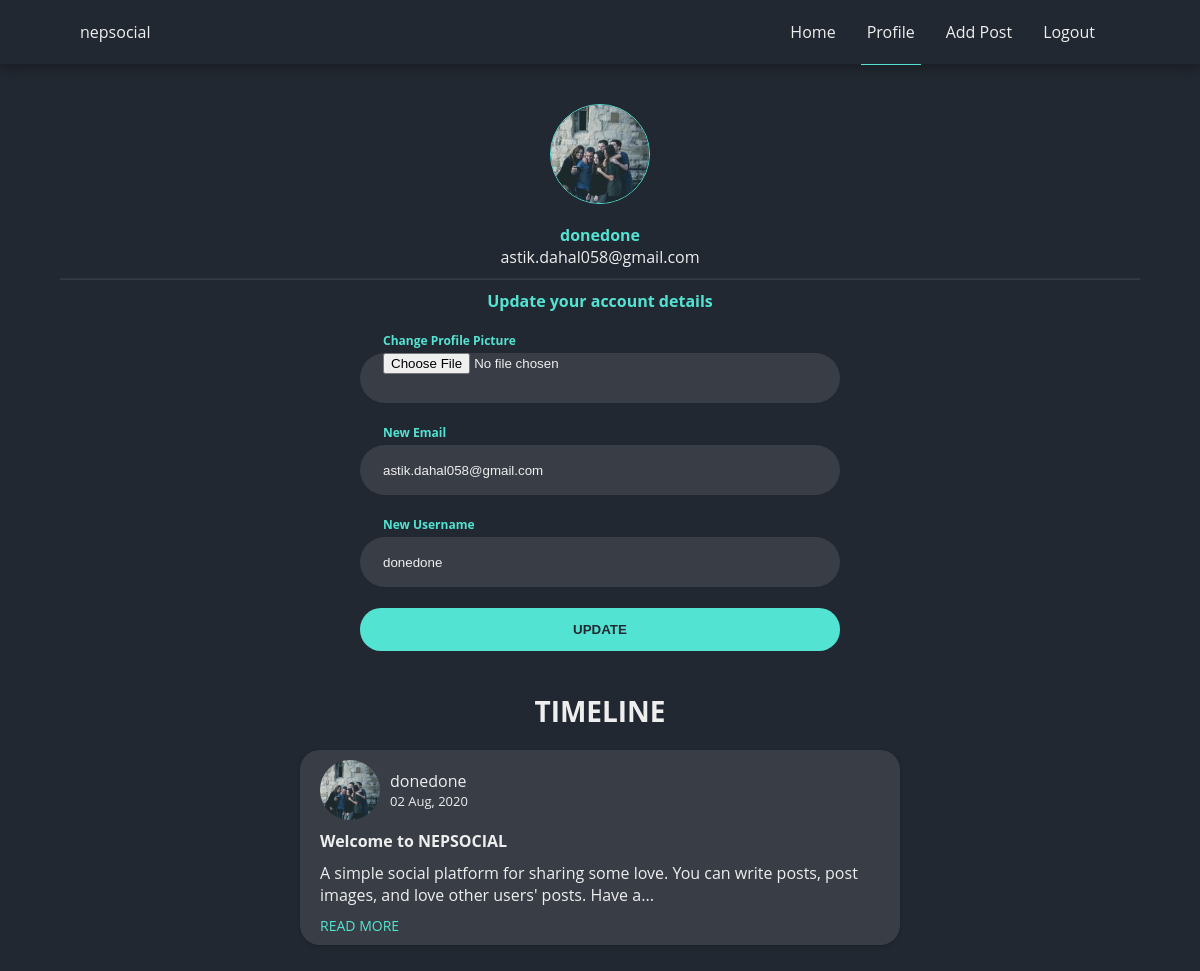
Screenshot of /profile (signed in) with the database file from the repository.
### blog/models.py (models this page shows, shortened)
class User(db.Model, UserMixin):
    __searchable__ = ['username']
    id = db.Column(db.Integer, primary_key=True)
    username = db.Column(db.String(12), unique=True, nullable=False)
    email = db.Column(db.String(120), unique=True, nullable=False)
    password = db.Column(db.String(36), nullable=False)
    profile_image = db.Column(db.String(60), default='default.jpg')
    confirmed = db.Column(db.Boolean, default=False)
    posts = db.relationship('Post', backref='author', lazy=True)
    liked = db.relationship('PostLike',
                            foreign_keys='PostLike.user_id',
                            backref='user',
                            lazy='dynamic')

class Post(db.Model):
    __searchable__ = ['title', 'content']
    id = db.Column(db.Integer, primary_key=True)
    date_posted = db.Column(db.DateTime, default=datetime.utcnow)
    title = db.Column(db.String(90), nullable=True, default='')
    content = db.Column(db.String(3000), nullable=False)
    image_file = db.Column(db.String(60))
    category = db.Column(db.String(20), default='Public')
    user_id = db.Column(db.Integer(), db.ForeignKey('user.id'), nullable=False)
    likes = db.relationship('PostLike', backref='post', lazy='dynamic')

### blog/users/routes.py (the view)
@users.route("/profile", methods=['GET', 'POST'])
@login_required
def profile():
    form = UpdateAccountForm()
    if form.validate_on_submit():
        form_picture = form.picture.data
        if form_picture :
            picture_file = save_profile_picture(form_picture)
            if picture_file:
                current_user.profile_image = picture_file
            else:
                flash("Unsupported file type. Please upload .JPG or .PNG")
                return redirect(url_for('users.profile'))
        current_user.username = form.username.data
        current_user.email = form.email.data
        hashed_pw = bcrypt.generate_password_hash(form.password.data)
        current_user.password = hashed_pw
        db.session.commit()
        flash('Your account has been updated!', 'success')
        return redirect(url_for('users.profile'))
    elif request.method == 'GET':
        form.username.data = current_user.username
        form.email.data = current_user.email
    profile_image = url_for('static',
                            filename='profile_pics/' +
                            current_user.profile_image)
    page = request.args.get('page', 1, type=int)
    user = User.query.filter_by(username=current_user.username).first()
    posts = Post.query.filter_by(author=user).order_by(
        Post.date_posted.desc()).paginate(per_page=10, page=page)
    return render_template('profile.html',
                           title='Account',
                           profile_image=profile_image,
                           form=form,
                           posts=posts)

### blog/users/forms.py (shortened to what this page needs)
class UpdateAccountForm(FlaskForm):
    email = StringField('New Email', validators=[DataRequired(), Email()])
    username = StringField('New Username',
                           validators=[DataRequired(),
                                       Length(min=4, max=12)])
    password = PasswordField('New Password', validators=[DataRequired(), Length(min=8, max=32)])
    confirm_password = PasswordField('Confirm New Password', validators=[DataRequired(), EqualTo('password', message="Must be equal to the original password!")])
    picture = FileField('Change Profile Picture', validators =[
        FileAllowed(['jpg', 'png'], message="Invalid file type. Upload JPG or PNG")
    ])
    submit = SubmitField('Update')

### blog/models.py (called while the page is built)
@login_manager.user_loader
def load_user(user_id):
    return User.query.get(int(user_id))

### blog/templates/profile.html (shortened to what this page needs)
{% extends "base.html" %}
{% block content %}
<section class="profile">
  <div class="profile__container">
    <div class="pc__top">
      <div class="pc__img">
        <img src="{{ profile_image }}" alt="{{ current_user.username }}">
      </div>
      <p class="pc__username ">{{ current_user.username }}</p>
      <p class="pc__email">{{ current_user.email }}</p>
    </div>
    <hr>
    <div class="update__container form__container">
      <form class="form uc__form" action="" method="POST" enctype="multipart/form-data">
          <fieldset >
              <p class="form__legend ucf__legend">Update your account details</p>
              <div class="form-group">
                  {{ form.picture.label(class="form-control-label") }}
                  {{ form.picture(class="form-control form-control-file") }}
                 </div>
                  <div class="form-group">
                    {{ form.email.label (class="form-control-label") }}
                    {% if form.email.errors %}
                        {{ form.email  (class="form-control", placeholder="johndoe@gmail.com")}}
                        <div class="invalid-feedback">
                            {% for error in form.email.errors %}
                            <span class="form-control-error"  >{{error   }}</span>
                            {% endfor %}
                        </div>
                    {% else %}
                    {{ form.email (class="form-control", placeholder="johndoe@gmail.com") }}
                    {% endif %}
                </div>
                <div class="form-group">
                  {{ form.username.label (class="form-control-label") }}
                  {% if form.username.errors %}
                      {{ form.username  (class="form-control", placeholder="John Doe")}}
                      <div class="invalid-feedback">
                          {% for error in form.username.errors %}
                          <span class="form-control-error"  >{{error }}</span>
                          {% endfor %}
                      </div>
                  {% else %}
                  {{ form.username (class="form-control", placeholder="John Doe") }}
                  {% endif %}
              </div>
                <div class="form-group">
                  {{ form.submit(class="submit-btn btn btn--primary") }}
                </div>
              </fieldset>
          </form>
       </div>
       <h2 class="profile-feed-title">Timeline</h2>
       <div class="feed">
        <ul class="posts">
          {% for post in posts.items %}
            {% if post.category == 'Public' %}
              <li class="posts__item">
                <div class="p-top">
                  <div class="author-img-cont">
                    <img class="p__author-img" src="{{ url_for('static',filename='profile_pics/' +post.author.profile_image) }}" alt="{{ post.author.username }}">
                  </div>
                  <div class="p-top-detail">
                    <p><a class="p__author" href="{{ url_for('users.user_posts', username = post.author.username)}}">{{ post.author.username}}</a></p>
                    <p class="p__dateposted"> <span>{{ post.date_posted.strftime("%d %b, %Y") }} </span>
                  </div>
                </div>
                <div class="p-btm">
                  <p class="p__title">{{ post.title }}</p>
                  <a href="{{ url_for('posts.post', id = post.id)}}" class="p__content">{{ post.content | striptags | truncate(125, killwords=False, end='...')}}</a>
                  <br>
                  <a href="{{ url_for('posts.post', id = post.id)}}" class="p__readmore">READ MORE</a>
                </div>
              </li>
            {% endif %}
          {% endfor %}
        </ul>
      </div>
      </div>
</div>
{% endblock content %}

### blog/templates/base.html (shortened to what this page needs)
<!DOCTYPE html>
<html lang="en">
  <head>
    <link
      rel="stylesheet"
      href="{{ url_for('static', filename = 'styles/style.css')}}"
    />
    <link
      rel="stylesheet"
      href="https://use.fontawesome.com/releases/v5.14.0/css/all.css"
    />
  </head>
  <body>
    <header>
      <div class="container">
          <div class="logo">
            <a href="{{url_for('main.index')}}">nepsocial</a>
          </div>
          <nav>
            <ul id="nav-items">
              {% if not current_user.is_authenticated %}
              <li {% if request.path == url_for("main.index") %}class="nav-item active" {% else %} class="nav-item" {% endif %} >
                <a href="{{url_for('main.index')}}">Home</a>
              </li>
              <li {% if request.path == url_for("users.login") %}class="nav-item active" {% else %} class="nav-item" {% endif %} >
                <a href="{{url_for('users.login')}}">Login</a></li>
              <li {% if request.path == url_for("users.register") %}class="nav-item active" {% else %} class="nav-item" {% endif %} >
                <a href="{{url_for('users.register')}}">Register</a>
              </li>
              <li {% if request.path == url_for("main.about") %}class="nav-item active" {% else %} class="nav-item" {% endif %} >
                <a href="{{url_for('main.about')}}">About</a>
              </li>
              {% else %}
              <li {% if request.path == url_for("main.index") %}class="nav-item active" {% else %} class="nav-item" {% endif %} >
                <a href="{{url_for('main.index')}}">Home</a>
              </li>
              <li {% if request.path == url_for("users.profile") %}class="nav-item active" {% else %} class="nav-item" {% endif %} >
                <a href="{{url_for('users.profile')}}">Profile</a>
              </li>
              <li {% if request.path == url_for("posts.addpost") %}class="nav-item active" {% else %} class="nav-item" {% endif %} >
                <a href="{{url_for('posts.addpost')}}">Add Post</a>
              </li>
              <li {% if request.path == url_for("users.logout") %}class="nav-item active" {% else %} class="nav-item" {% endif %} >
                <a href="{{url_for('users.logout')}}">Logout</a>
              </li>
              {% endif %}
            </ul>
          </nav>
      </div>
    </header>
    <div class="container">
      {% block content %}
      {% endblock content %}
  </body>
</html>

### rows the page displays
User: username "donedone", email "astik.dahal058@gmail.com"
Post: profile_image (picture), author.username "donedone", date_posted "02 Aug, 2020", title "Welcome to NEPSOCIAL", content "A simple social platform for sharing some love. You can write posts, post images, and love other users' posts. Have a..."
